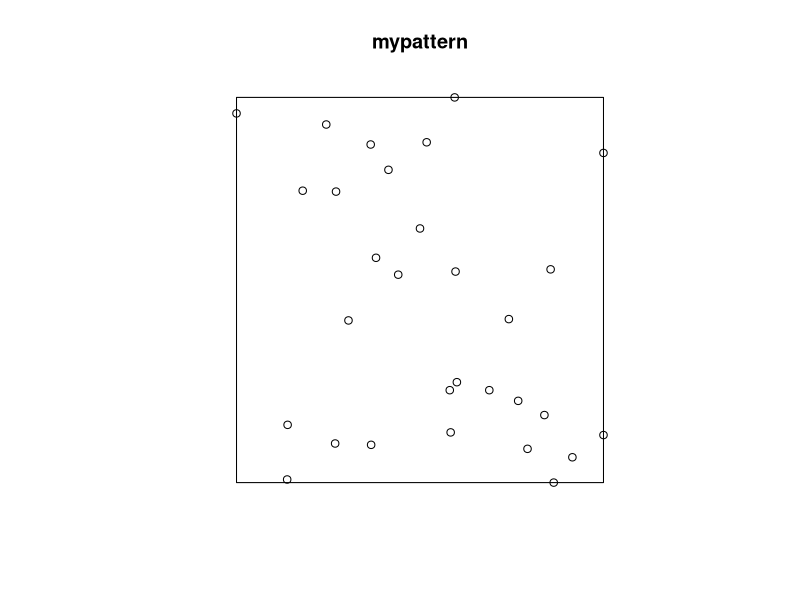
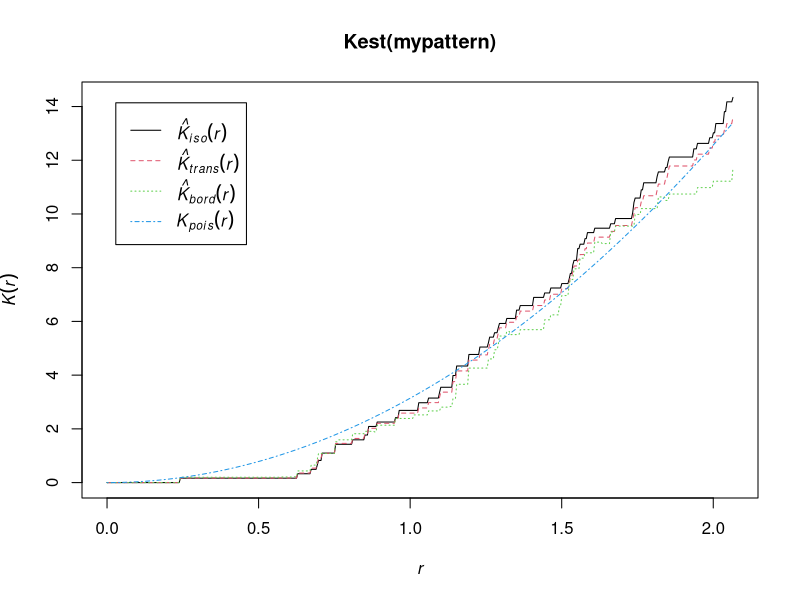
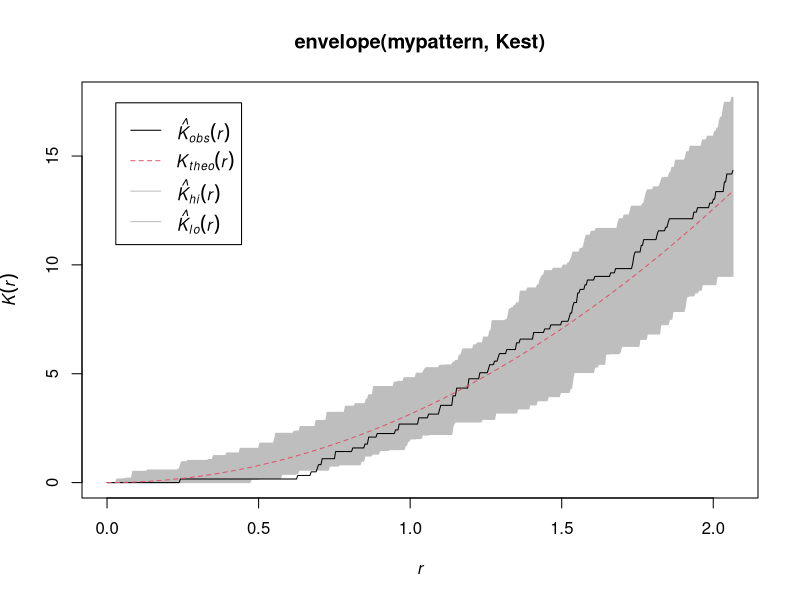
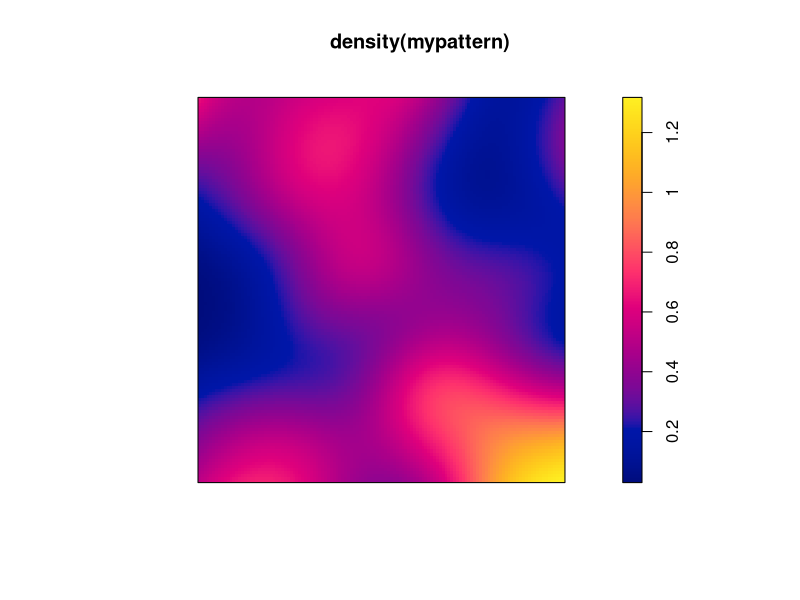
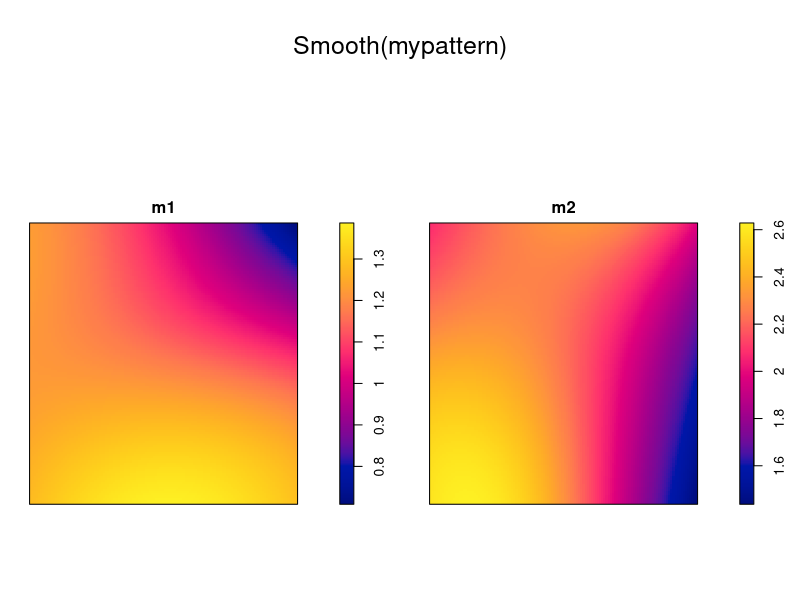

Write R code to recreate these figures, in order.
#install.packages("spatstat")
library(spatstat)


library(readr)
data <- read_csv("spatstat-ex.csv")
head(data)

#convert the data to a point pattern object using the spatstat command ppp
range(data$x)
range(data$y)
mypattern <- ppp(data$x, data$y, c(range(data$x)[1], range(data$x)[2]),
                                   c(range(data$y)[1], range(data$y)[2]) )
plot(mypattern)

##   stats analysis

summary(mypattern)
plot(Kest(mypattern))

plot(envelope(mypattern,Kest))

#This is a spatial map of first order intensity function
plot(density(mypattern))

# add in the other data column 
marks(mypattern) <- data[,c(3,4)]
plot(Smooth(mypattern))
